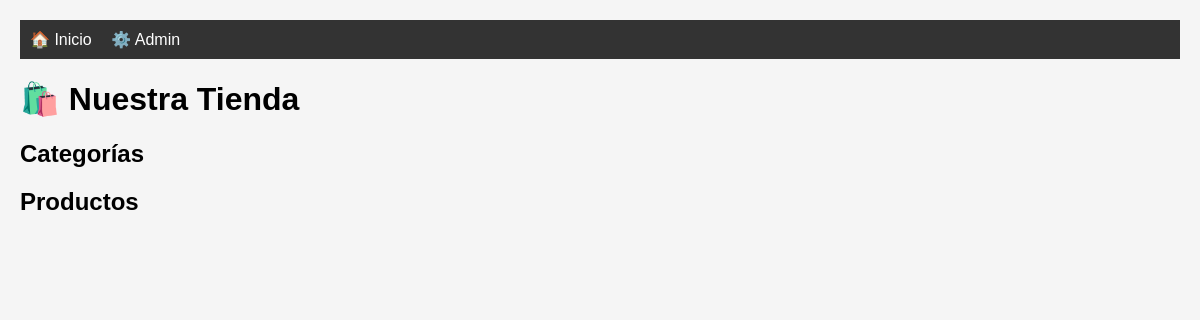
Before: / with the older database file.
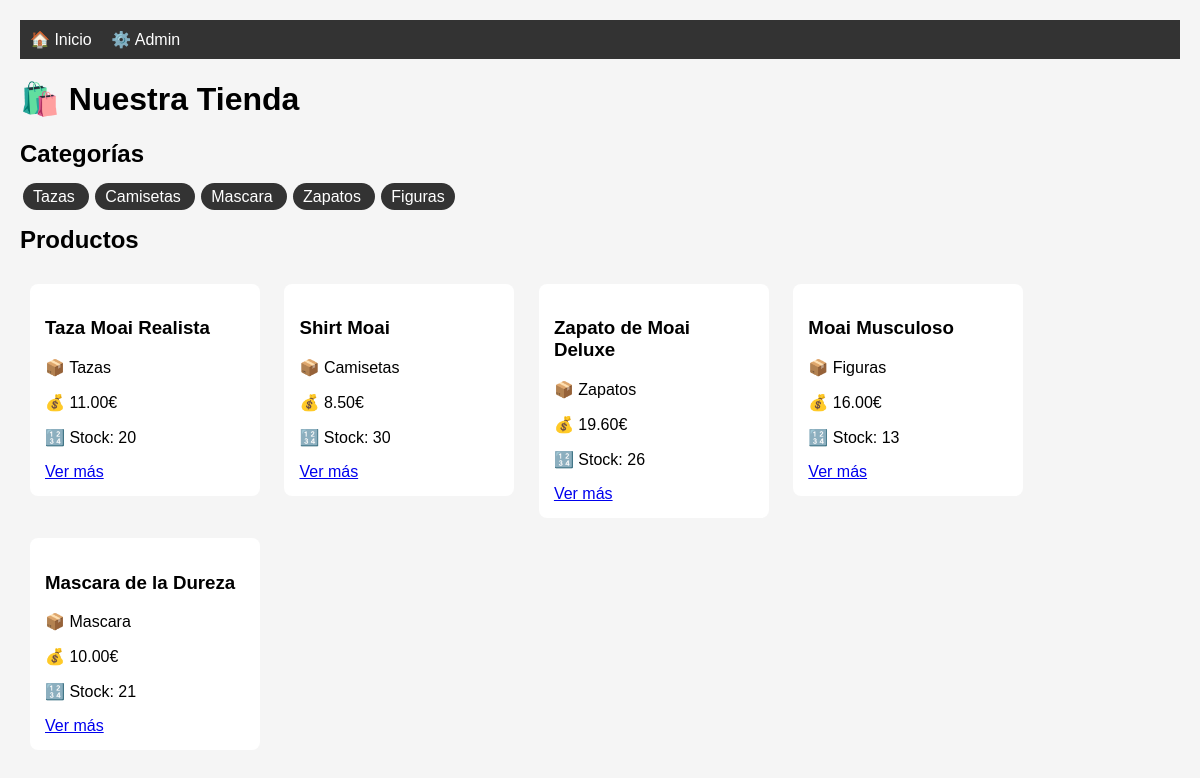
After: the same page with the newer database file.
### core/models.py (models this page shows, shortened)
class Categoria(models.Model):
    nombre = models.CharField(max_length=100)
    descripcion = models.TextField(blank=True)
    def __str__(self):
        return self.nombre

class Producto(models.Model):
    nombre = models.CharField(max_length=200)
    categoria = models.ForeignKey(Categoria, on_delete=models.CASCADE)
    precio = models.DecimalField(max_digits=8, decimal_places=2)
    stock = models.IntegerField(default=0)
    descripcion = models.TextField(blank=True)

### core/views.py (the view)
# urls.py: path('', views.inicio, name='inicio'),
def inicio(request):
    productos = Producto.objects.all()
    categorias = Categoria.objects.all()
    return render(request, 'core/inicio.html', {
        'productos': productos,
        'categorias': categorias
    })

### core/templates/core/inicio.html
{% extends 'core/base.html' %}
{% block contenido %}
<h1>🛍️ Nuestra Tienda</h1>
<h2>Categorías</h2>
{% for categoria in categorias %}
    <span style="background:#333; color:white; padding:5px 10px; border-radius:20px; margin:3px;">
        {{ categoria.nombre }}
    </span>
{% endfor %}
<h2>Productos</h2>
{% for producto in productos %}
    <div class="tarjeta">
        <h3>{{ producto.nombre }}</h3>
        <p>📦 {{ producto.categoria }}</p>
        <p>💰 {{ producto.precio }}€</p>
        <p>🔢 Stock: {{ producto.stock }}</p>
        <a href="/producto/{{ producto.pk }}/">Ver más</a>
    </div>
{% endfor %}
{% endblock %}

### core/templates/core/base.html (shortened to what this page needs)
<!DOCTYPE html>
<html lang="es">
<head>
</head>
<body>
    <nav>
        <a href="/">🏠 Inicio</a>
        <a href="/admin">⚙️ Admin</a>
    </nav>
    {% block contenido %}{% endblock %}
</body>
</html>

### core/templates/core/base.html (style rules this page uses)
body { font-family: Arial, sans-serif; margin: 0; padding: 20px; background: #f5f5f5; }
nav { background: #333; padding: 10px; margin-bottom: 20px; }
nav a { color: white; text-decoration: none; margin-right: 15px; }
.tarjeta { background: white; padding: 15px; margin: 10px; border-radius: 8px; display: inline-block; width: 200px; vertical-align: top; }

Changed rows visible on the page:
added Categoria: nombre "Tazas"
added Categoria: nombre "Camisetas"
added Categoria: nombre "Mascara"
added Categoria: nombre "Zapatos"
added Categoria: nombre "Figuras"
added Producto: nombre "Taza Moai Realista", categoria "Tazas", precio "11.00", stock "20"
added Producto: nombre "Shirt Moai", categoria "Camisetas", precio "8.50", stock "30"
added Producto: nombre "Zapato de Moai Deluxe", categoria "Zapatos", precio "19.60", stock "26"
added Producto: nombre "Moai Musculoso", categoria "Figuras", precio "16.00", stock "13"
added Producto: nombre "Mascara de la Dureza", categoria "Mascara", precio "10.00", stock "21"
